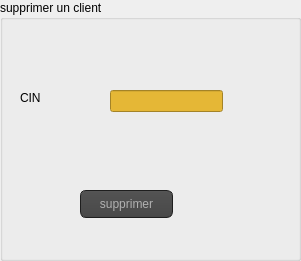
     <widget class="QGroupBox" name="groupBox_2">
      <property name="geometry">
       <rect>
        <x>440</x>
        <y>30</y>
        <width>301</width>
        <height>261</height>
       </rect>
      </property>
      <property name="title">
       <string>supprimer un client </string>
      </property>
      <widget class="QLabel" name="label_6">
       <property name="geometry">
        <rect>
         <x>20</x>
         <y>90</y>
         <width>55</width>
         <height>16</height>
        </rect>
       </property>
       <property name="text">
        <string>CIN</string>
       </property>
      </widget>
      <widget class="QPushButton" name="pb_supprimer">
       <property name="geometry">
        <rect>
         <x>80</x>
         <y>190</y>
         <width>93</width>
         <height>28</height>
        </rect>
       </property>
       <property name="styleSheet">
        <string notr="true">

QToolTip
{
border: 1px solid black;
background-color: #ffa02f;
padding: 1px;
border-radius: 3px;
opacity: 100;
}

QWidget
{
color: #b1b1b1;
background-color: #323232;
}

QWidget:item:hover
{
background-color: QLinearGradient( x1: 0, y1: 0, x2: 0, y2: 1, stop: 0 #ffa02f, stop: 1 #ca0619);
color: #000000;
}

QWidget:item:selected
{
background-color: QLinearGradient( x1: 0, y1: 0, x2: 0, y2: 1, stop: 0 #ffa02f, stop: 1 #d7801a);
}

QMenuBar::item
{
background: transparent;
}

QMenuBar::item:selected
{
background: transparent;
border: 1px solid #ffaa00;
}

QMenuBar::item:pressed
{
background: #444;
border: 1px solid #000;
background-color: QLinearGradient(
x1:0, y1:0,
x2:0, y2:1,
stop:1 #212121,
stop:0.4 #343434/*,
stop:0.2 #343434,
stop:0.1 #ffaa00*/
);
margin-bottom:-1px;
padding-bottom:1px;
}

QMenu
{
border: 1px solid #000;
}

QMenu::item
{
padding: 2px 20px 2px 20px;
}

QMenu::item:selected
{
color: #000000;
}

QWidget:disabled
{
color: #404040;
background-color: #323232;
}

QAbstractItemView
{
background-color: QLinearGradient( x1: 0, y1: 0, x2: 0, y2: 1, stop: 0 #4d4d4d, stop: 0.1 #646464, stop: 1 #5d5d5d);
}

QWidget:focus
{
/*border: 2px solid QLinearGradient( x1: 0, y1: 0, x2: 0, y2: 1, stop: 0 #ffa02f, stop: 1 #d7801a);*/
}

QLineEdit
{
background-color: QLinearGradient( x1: 0, y1: 0, x2: 0, y2: 1, stop: 0 #4d4d4d, stop: 0 #646464, stop: 1 #5d5d5d);
padding: 1px;
border-style: solid;
border: 1px solid #1e1e1e;
border-radius: 5;
}

QPushButton
{
color: #b1b1b1;
background-color: QLinearGradient( x1: 0, y1: 0, x2: 0, y2: 1, stop: 0 #565656, stop: 0.1 #525252, stop: 0.5 #4e4e4e, stop: 0.9 #4a4a4a, stop: 1 #464646);
border-width: 1px;
border-color: #1e1e1e;
border-style: solid;
border-radius: 6;
padding: 3px;
font-size: 12px;
padding-left: 5px;
padding-right: 5px;
}

QPushButton:pressed
{
background-color: QLinearGradient( x1: 0, y1: 0, x2: 0, y2: 1, stop: 0 #2d2d2d, stop: 0.1 #2b2b2b, stop: 0.5 #292929, stop: 0.9 #282828, stop: 1 #252525);
}

QComboBox
{
selection-background-color: #ffaa00;
background-color: QLinearGradient( x1: 0, y1: 0, x2: 0, y2: 1, stop: 0 #565656, stop: 0.1 #525252, stop: 0.5 #4e4e4e, stop: 0.9 #4a4a4a, stop: 1 #464646);
border-style: solid;
border: 1px solid #1e1e1e;
border-radius: 5;
}

QComboBox:hover,QPushButton:hover
{
border: 2px solid QLinearGradient( x1: 0, y1: 0, x2: 0, y2: 1, stop: 0 #ffa02f, stop: 1 #d7801a);
}


QComboBox:on
{
padding-top: 3px;
padding-left: 4px;
background-color: QLinearGradient( x1: 0, y1: 0, x2: 0, y2: 1, stop: 0 #2d2d2d, stop: 0.1 #2b2b2b, stop: 0.5 #292929, stop: 0.9 #282828, stop: 1 #252525);
selection-background-color: #ffaa00;
}

QComboBox QAbstractItemView
{
border: 2px solid darkgray;
selection-background-color: QLinearGradient( x1: 0, y1: 0, x2: 0, y2: 1, stop: 0 #ffa02f, stop: 1 #d7801a);
}

QComboBox::drop-down
{
subcontrol-origin: padding;
subcontrol-position: top right;
width: 15px;

border-left-width: 0px;
border-left-color: darkgray;
border-left-style: solid; /* just a single line */
border-top-right-radius: 3px; /* same radius as the QComboBox */
border-bottom-right-radius: 3px;
}

QComboBox::down-arrow
{
image: url(:/down_arrow.png);
}

QGroupBox:focus
{
border: 2px solid QLinearGradient( x1: 0, y1: 0, x2: 0, y2: 1, stop: 0 #ffa02f, stop: 1 #d7801a);
}

QTextEdit:focus
{
border: 2px solid QLinearGradient( x1: 0, y1: 0, x2: 0, y2: 1, stop: 0 #ffa02f, stop: 1 #d7801a);
}

QScrollBar:horizontal {
border: 1px solid #222222;
background: QLinearGradient( x1: 0, y1: 0, x2: 0, y2: 1, stop: 0.0 #121212, stop: 0.2 #282828, stop: 1 #484848);
height: 7px;
margin: 0px 16px 0 16px;
}

QScrollBar::handle:horizontal
{
background: QLinearGradient( x1: 0, y1: 0, x2: 1, y2: 0, stop: 0 #ffa02f, stop: 0.5 #d7801a, stop: 1 #ffa02f);
min-height: 20px;
border-radius: 2px;
}

QScrollBar::add-line:horizontal {
border: 1px solid #1b1b19;
border-radius: 2px;
background: QLinearGradient( x1: 0, y1: 0, x2: 1, y2: 0, stop: 0 #ffa02f, stop: 1 #d7801a);
width: 14px;
subcontrol-position: right;
subcontrol-origin: margin;
}

QScrollBar::sub-line:horizontal {
border: 1px solid #1b1b19;
border-radius: 2px;
background: QLinearGradient( x1: 0, y1: 0, x2: 1, y2: 0, stop: 0 #ffa02f, stop: 1 #d7801a);
width: 14px;
subcontrol-position: left;
subcontrol-origin: margin;
}

QScrollBar::right-arrow:horizontal, QScrollBar::left-arrow:horizontal
{
border: 1px solid black;
width: 1px;
height: 1px;
background: white;
}

QScrollBar::add-page:horizontal, QScrollBar::sub-page:horizontal
{
background: none;
}

QScrollBar:vertical
{
background: QLinearGradient( x1: 0, y1: 0, x2: 1, y2: 0, stop: 0.0 #121212, stop: 0.2 #282828, stop: 1 #484848);
width: 7px;
margin: 16px 0 16px 0;
border: 1px solid #222222;
}

QScrollBar::handle:vertical
{
background: QLinearGradient( x1: 0, y1: 0, x2: 0, y2: 1, stop: 0 #ffa02f, stop: 0.5 #d7801a, stop: 1 #ffa02f);
min-height: 20px;
border-radius: 2px;
}

QScrollBar::add-line:vertical
{
border: 1px solid #1b1b19;
border-radius: 2px;
background: QLinearGradient( x1: 0, y1: 0, x2: 0, y2: 1, stop: 0 #ffa02f, stop: 1 #d7801a);
height: 14px;
subcontrol-position: bottom;
subcontrol-origin: margin;
}

QScrollBar::sub-line:vertical
{
border: 1px solid #1b1b19;
border-radius: 2px;
background: QLinearGradient( x1: 0, y1: 0, x2: 0, y2: 1, stop: 0 #d7801a, stop: 1 #ffa02f);
height: 14px;
subcontrol-position: top;
subcontrol-origin: margin;
}

QScrollBar::up-arrow:vertical, QScrollBar::down-arrow:vertical
{
border: 1px solid black;
width: 1px;
height: 1px;
background: white;
}


QScrollBar::add-page:vertical, QScrollBar::sub-page:vertical
{
background: none;
}

QTextEdit
{
background-color: #242424;
}

QPlainTextEdit
{
background-color: #242424;
}

QHeaderView::section
{
background-color: QLinearGradient(x1:0, y1:0, x2:0, y2:1, stop:0 #616161, stop: 0.5 #505050, stop: 0.6 #434343, stop:1 #656565);
color: white;
padding-left: 4px;
border: 1px solid #6c6c6c;
}

QCheckBox:disabled
{
color: #414141;
}

QDockWidget::title
{
text-align: center;
spacing: 3px; /* spacing between items in the tool bar */
background-color: QLinearGradient(x1:0, y1:0, x2:0, y2:1, stop:0 #323232, stop: 0.5 #242424, stop:1 #323232);
}

QDockWidget::close-button, QDockWidget::float-button
{
text-align: center;
spacing: 1px; /* spacing between items in the tool bar */
background-color: QLinearGradient(x1:0, y1:0, x2:0, y2:1, stop:0 #323232, stop: 0.5 #242424, stop:1 #323232);
}

QDockWidget::close-button:hover, QDockWidget::float-button:hover
{
background: #242424;
}

QDockWidget::close-button:pressed, QDockWidget::float-button:pressed
{
padding: 1px -1px -1px 1px;
}

QMainWindow::separator
{
background-color: QLinearGradient(x1:0, y1:0, x2:0, y2:1, stop:0 #161616, stop: 0.5 #151515, stop: 0.6 #212121, stop:1 #343434);
color: white;
padding-left: 4px;
border: 1px solid #4c4c4c;
spacing: 3px; /* spacing between items in the tool bar */
}

QMainWindow::separator:hover
{

background-color: QLinearGradient(x1:0, y1:0, x2:0, y2:1, stop:0 #d7801a, stop:0.5 #b56c17 stop:1 #ffa02f);
color: white;
padding-left: 4px;
border: 1px solid #6c6c6c;
spacing: 3px; /* spacing between items in the tool bar */
}

QToolBar::handle
{
spacing: 3px; /* spacing between items in the tool bar */
background: url(:/images/handle.png);
}

QMenu::separator
{
height: 2px;
background-color: QLinearGradient(x1:0, y1:0, x2:0, y2:1, stop:0 #161616, stop: 0.5 #151515, stop: 0.6 #212121, stop:1 #343434);
color: white;
padding-left: 4px;
margin-left: 10px;
margin-right: 5px;
}

QProgressBar
{
border: 2px solid grey;
border-radius: 5px;
text-align: center;
}

QProgressBar::chunk
{
background-color: #d7801a;
width: 2.15px;
margin: 0.5px;
}

QTabBar::tab {
color: #b1b1b1;
border: 1px solid #444;
border-bottom-style: none;
background-color: #323232;
padding-left: 10px;
padding-right: 10px;
padding-top: 3px;
padding-bottom: 2px;
margin-right: -1px;
}

QTabWidget::pane {
border: 1px solid #444;
top: 1px;
}

QTabBar::tab:last
{
margin-right: 0; /* the last selected tab has nothing to overlap with on the right */
border-top-right-radius: 3px;
}

QTabBar::tab:first:!selected
{
margin-left: 0px; /* the last selected tab has nothing to overlap with on the right */


border-top-left-radius: 3px;
}

QTabBar::tab:!selected
{
color: #b1b1b1;
border-bottom-style: solid;
margin-top: 3px;
background-color: QLinearGradient(x1:0, y1:0, x2:0, y2:1, stop:1 #212121, stop:.4 #343434);
}

QTabBar::tab:selected
{
border-top-left-radius: 3px;
border-top-right-radius: 3px;
margin-bottom: 0px;
}

QTabBar::tab:!selected:hover
{
/*border-top: 2px solid #ffaa00;
padding-bottom: 3px;*/
border-top-left-radius: 3px;
border-top-right-radius: 3px;
background-color: QLinearGradient(x1:0, y1:0, x2:0, y2:1, stop:1 #212121, stop:0.4 #343434, stop:0.2 #343434, stop:0.1 #ffaa00);
}

QRadioButton::indicator:checked, QRadioButton::indicator:unchecked{
color: #b1b1b1;
background-color: #323232;
border: 1px solid #b1b1b1;
border-radius: 6px;
}

QRadioButton::indicator:checked
{
background-color: qradialgradient(
cx: 0.5, cy: 0.5,
fx: 0.5, fy: 0.5,
radius: 1.0,
stop: 0.25 #ffaa00,
stop: 0.3 #323232
);
}

QCheckBox::indicator{
color: #b1b1b1;
background-color: #323232;
border: 1px solid #b1b1b1;
width: 9px;
height: 9px;
}

QRadioButton::indicator
{
border-radius: 6px;
}

QRadioButton::indicator:hover, QCheckBox::indicator:hover
{
border: 1px solid #ffaa00;
}

QCheckBox::indicator:checked
{
image:url(:/images/checkbox.png);
}

QCheckBox::indicator:disabled, QRadioButton::indicator:disabled
{
border: 1px solid #444;
}
</string>
       </property>
       <property name="text">
        <string>supprimer</string>
       </property>
      </widget>
      <widget class="QLineEdit" name="lineEdit_CIN_2">
       <property name="geometry">
        <rect>
         <x>110</x>
         <y>90</y>
         <width>113</width>
         <height>22</height>
        </rect>
       </property>
       <property name="styleSheet">
        <string notr="true">background-color: rgb(229, 183, 54);</string>
       </property>
      </widget>
     </widget>
